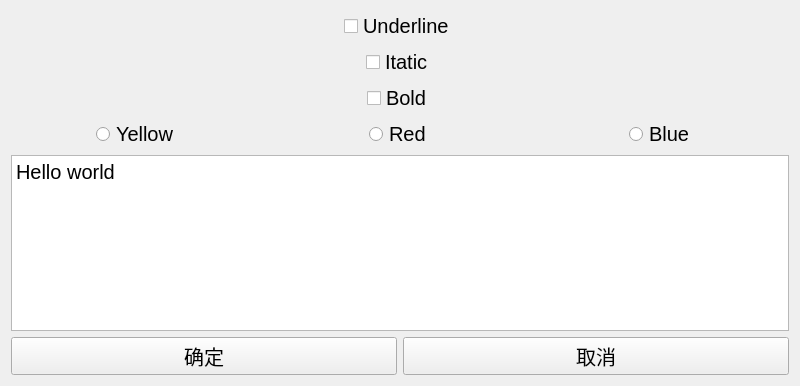
<?xml version="1.0" encoding="UTF-8"?>
<ui version="4.0">
 <class>Widget</class>
 <widget class="QWidget" name="Widget">
  <property name="geometry">
   <rect>
    <x>0</x>
    <y>0</y>
    <width>800</width>
    <height>386</height>
   </rect>
  </property>
  <property name="windowTitle">
   <string>Widget</string>
  </property>
  <layout class="QGridLayout" name="gridLayout_2">
   <item row="4" column="0">
    <layout class="QHBoxLayout" name="horizontalLayout_2">
     <item>
      <widget class="QPushButton" name="pushButton_3">
       <property name="font">
        <font>
         <family>楷体</family>
         <pointsize>15</pointsize>
        </font>
       </property>
       <property name="text">
        <string>确定</string>
       </property>
      </widget>
     </item>
     <item>
      <widget class="QPushButton" name="pushButton">
       <property name="font">
        <font>
         <family>楷体</family>
         <pointsize>15</pointsize>
        </font>
       </property>
       <property name="text">
        <string>取消</string>
       </property>
      </widget>
     </item>
    </layout>
   </item>
   <item row="1" column="0">
    <layout class="QHBoxLayout" name="horizontalLayout">
     <item alignment="Qt::AlignHCenter">
      <widget class="QRadioButton" name="rBtnYellow">
       <property name="font">
        <font>
         <pointsize>15</pointsize>
        </font>
       </property>
       <property name="text">
        <string>Yellow</string>
       </property>
      </widget>
     </item>
     <item alignment="Qt::AlignHCenter">
      <widget class="QRadioButton" name="rBtnRed">
       <property name="font">
        <font>
         <pointsize>15</pointsize>
        </font>
       </property>
       <property name="text">
        <string>Red</string>
       </property>
      </widget>
     </item>
     <item alignment="Qt::AlignHCenter">
      <widget class="QRadioButton" name="rBtnBlue">
       <property name="font">
        <font>
         <pointsize>15</pointsize>
        </font>
       </property>
       <property name="text">
        <string>Blue</string>
       </property>
      </widget>
     </item>
    </layout>
   </item>
   <item row="0" column="0">
    <layout class="QVBoxLayout" name="verticalLayout">
     <item alignment="Qt::AlignHCenter">
      <widget class="QCheckBox" name="checkBox_3">
       <property name="font">
        <font>
         <pointsize>15</pointsize>
        </font>
       </property>
       <property name="text">
        <string>Underline</string>
       </property>
      </widget>
     </item>
     <item alignment="Qt::AlignHCenter">
      <widget class="QCheckBox" name="checkBox">
       <property name="font">
        <font>
         <pointsize>15</pointsize>
        </font>
       </property>
       <property name="text">
        <string>Itatic</string>
       </property>
      </widget>
     </item>
     <item alignment="Qt::AlignHCenter">
      <widget class="QCheckBox" name="checkBox_2">
       <property name="font">
        <font>
         <pointsize>15</pointsize>
        </font>
       </property>
       <property name="text">
        <string>Bold</string>
       </property>
      </widget>
     </item>
    </layout>
   </item>
   <item row="2" column="0">
    <widget class="QPlainTextEdit" name="plainTextEdit">
     <property name="font">
      <font>
       <pointsize>15</pointsize>
      </font>
     </property>
     <property name="plainText">
      <string>Hello world</string>
     </property>
    </widget>
   </item>
  </layout>
 </widget>
 <tabstops>
  <tabstop>checkBox_3</tabstop>
  <tabstop>checkBox</tabstop>
  <tabstop>checkBox_2</tabstop>
  <tabstop>rBtnYellow</tabstop>
  <tabstop>rBtnRed</tabstop>
  <tabstop>rBtnBlue</tabstop>
 </tabstops>
 <resources/>
 <connections>
  <connection>
   <sender>pushButton_3</sender>
   <signal>clicked()</signal>
   <receiver>Widget</receiver>
   <slot>close()</slot>
   <hints>
    <hint type="sourcelabel">
     <x>171</x>
     <y>330</y>
    </hint>
    <hint type="destinationlabel">
     <x>181</x>
     <y>480</y>
    </hint>
   </hints>
  </connection>
  <connection>
   <sender>pushButton</sender>
   <signal>clicked()</signal>
   <receiver>Widget</receiver>
   <slot>close()</slot>
   <hints>
    <hint type="sourcelabel">
     <x>521</x>
     <y>333</y>
    </hint>
    <hint type="destinationlabel">
     <x>549</x>
     <y>487</y>
    </hint>
   </hints>
  </connection>
 </connections>
</ui>
